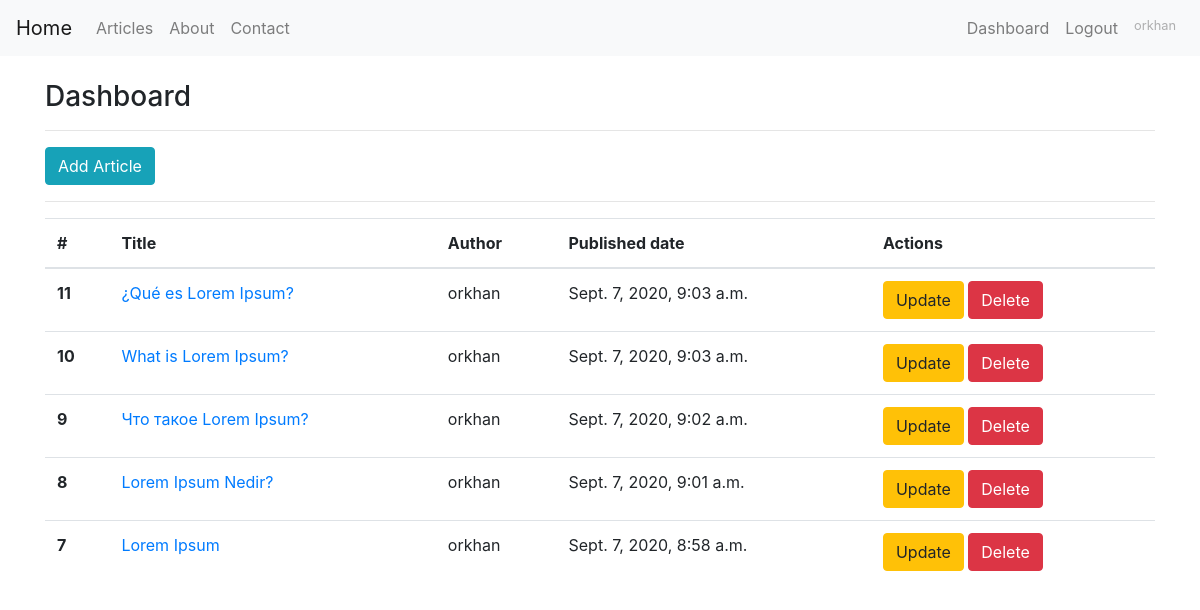
Page /article/dashboard/ (signed in) on the committed database.
### article/models.py (models this page shows, shortened)
class Article(models.Model):
    author = models.ForeignKey("auth.User", on_delete=models.CASCADE,verbose_name="Author")
    title = models.CharField(max_length=50, verbose_name="Title")
    content = RichTextField()
    created_date = models.DateTimeField(auto_now_add=True, verbose_name="Published date")
    article_image = models.FileField(blank=True, null=True, verbose_name="Add image to article")
    class Meta:
        ordering = ['-created_date']

### article/views.py (the view)
# urls.py: path('dashboard/', views.dashboard, name='dashboard'),
@login_required(login_url='user:login')
def dashboard(request):
    articles = Article.objects.filter(author=request.user)
    context = {
        'articles':articles,
    }
    return render(request, 'dashboard.html',context)

### templates/dashboard.html
{% extends 'layout.html' %}
{% block body %}
    <h3>Dashboard</h3>
    <hr>
    <a class="btn btn-info" href="/article/add_article">Add Article</a>
    <hr>
    {% if articles %}
        <table class="table">
            <thead>
                <tr>
                    <th scope="col">#</th>
                    <th scope="col">Title</th>
                    <th scope="col">Author</th>
                    <th scope="col">Published date</th>
                    <th scope="col">Actions</th>
                </tr>
            </thead>
            <tbody>
                {% for article in articles%}
                    <tr>
                    <th scope="row">{{article.id}}</th>
                        <td><a href="{% url 'article:detail' article.id %}">{{article.title}}</a></td>
                        <td>{{article.author.username}}</td>
                        <td>{{article.created_date}}</td>
                        <td>
                        <a href="{% url 'article:update' article.id %}" class="btn btn-warning">Update</a>
                        <a href="{% url 'article:delete' article.id %}" class="btn btn-danger">Delete</a>
                        </td>
                    </tr>
                {% endfor %}
            </tbody>
        </table>
    {% else %}
        <div class="alert alert-warning">
            You have no article yet..
        </div>
    {% endif %}
{% endblock body %}

### templates/includes/navbar.html (shortened to what this page needs)
<nav class="navbar navbar-expand-lg navbar-light bg-light">
  <a class="navbar-brand" href="{% url 'index' %}">Home</a>
  <div class="collapse navbar-collapse" id="navbarNav">
    <ul class="navbar-nav">
      <li class="nav-item">
        <a class="nav-link" href="{% url 'article:articles' %}">Articles</a>
      </li>
      <li class="nav-item">
        <a class="nav-link" href="{% url 'about' %}">About</a>
      </li>
      <li class="nav-item">
        <a class="nav-link" href="#">Contact</a>
      </li>
    </ul>
    <ul class="navbar-nav ml-auto">
      {% if request.user.is_authenticated %}
        <li class="nav-item">
          <a class="nav-link" href="{% url 'article:dashboard' %}">Dashboard</a>
        </li>
        <li class="nav-item">
          <a class="nav-link" href="{% url 'user:logout' %}">Logout</a>
        </li>
        <li class="nav-item">
          <small class="nav-link disabled">{{request.user.username}}</small>
        </li>
      {% endif %}
    </ul>
  </div>
</nav>

### rows in the picture
Article: id "11", title "¿Qué es Lorem Ipsum?", author.username "orkhan", created_date "Sept. 7, 2020, 9:03 a.m."
Article: id "10", title "What is Lorem Ipsum?", author.username "orkhan", created_date "Sept. 7, 2020, 9:03 a.m."
Article: id "9", title "Что такое Lorem Ipsum?", author.username "orkhan", created_date "Sept. 7, 2020, 9:02 a.m."
Article: id "8", title "Lorem Ipsum Nedir?", author.username "orkhan", created_date "Sept. 7, 2020, 9:01 a.m."
Article: id "7", title "Lorem Ipsum", author.username "orkhan", created_date "Sept. 7, 2020, 8:58 a.m."

### other values in the picture
{{ request.user.username }} "orkhan"
